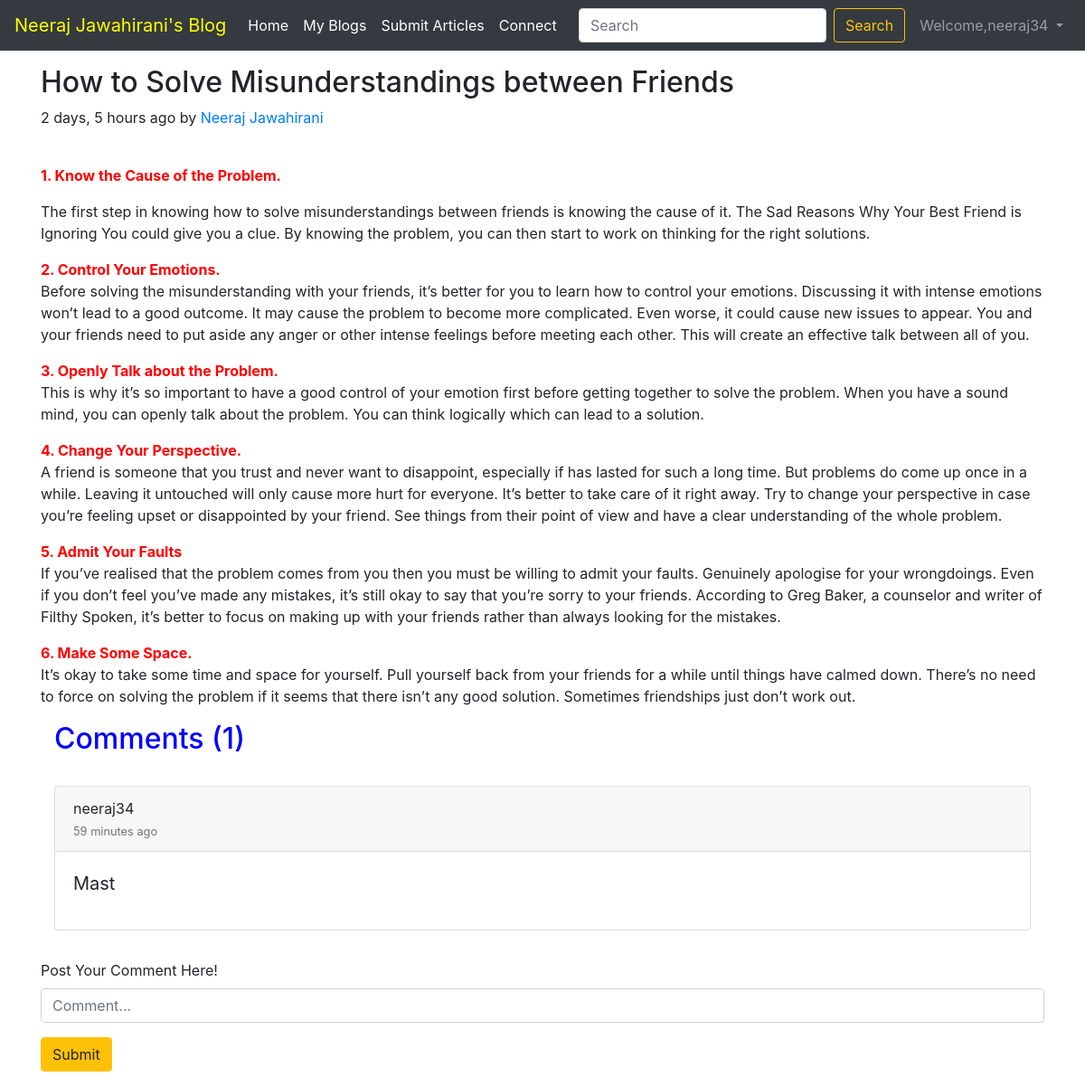
Page /blog/misunderstandings+between+friends (signed in) on the committed database.
### blog/models.py (models this page shows, shortened)
class Post(models.Model):
    sno = models.AutoField(primary_key=True)
    title = models.CharField(max_length=255)
    author = models.CharField(max_length=100)
    slug = models.CharField(max_length=100)
    content = models.TextField()
    timeStamp = models.DateTimeField(blank=True)

class BlogCommet(models.Model):
    sno = models.AutoField(primary_key=True)
    comment = models.TextField()
    user = models.ForeignKey(User,on_delete=models.CASCADE)
    post = models.ForeignKey(Post,on_delete=models.CASCADE)
    parent = models.ForeignKey('self', on_delete=models.CASCADE, null=True)
    timestamp = models.DateTimeField(default=now)

### blog/views.py (the view)
# urls.py: path('<str:slug>', views.blogPost, name='blogPost'),
def blogPost(request, slug):
    post = Post.objects.filter(slug=slug).first()
    comments = BlogCommet.objects.filter(post=post)
    context = {'post':post, 'comments': comments, 'user': request.user,}
    return render(request, 'blog/blogPost.html', context)

### templates/blog/blogPost.html (shortened to what this page needs)
{% extends 'base.html'%}
{% block body %}
{% load humanize %}
<div class="container my-3">
      <div class="blog-post">
        <h2 class="blog-post-title">{{post.title}}</h2>
        <p class="blog-post-meta">{{post.timeStamp | naturaltime}} by <a href="#">{{post.author}}</a></p>
</div>
  <p>{{post.content | safe}}</p>
<div class="container">
<h2 style="color:blue"> Comments ({{comments.count}})</h2>
<br>
{% for comment in comments  %}
  <div class="card">
  <div class="card-header">
    {{comment.user.username}}
     <small id="emailHelp" class="form-text text-muted">{{comment.timestamp | naturaltime}}</small>
  </div>
  <div class="card-body">
    <blockquote class="blockquote mb-0">
      <p>{{comment.comment}}</p>
    </blockquote>
  </div>
</div>
  <br>
{% endfor %}
</div>
<div class="my-2">
{% if user.is_authenticated %}
<form action="/blog/postComment" method="post">
  <div class="form-group">
    <label for="comment">Post Your Comment Here!</label>
    <input type="text" class="form-control "name="comment" placeholder="Comment...">
  </div>
  <button type="submit" class="btn btn-warning">Submit</button>
</form>
{% else %}
<h4>Please Login to Post Comment:-)</h4>
{% endif %}
</div>
{% endblock body %}

### templates/base.html (shortened to what this page needs)
<!doctype html>
<html lang="en">
  <head>
    <link rel="stylesheet" href="https://stackpath.bootstrapcdn.com/bootstrap/4.5.2/css/bootstrap.min.css">
  </head>
  <body>
    <nav class="navbar navbar-expand-lg navbar-dark bg-dark">
  <a class="navbar-brand"  href="/" style="color:Yellow">Neeraj Jawahirani's Blog</a>
  <div class="collapse navbar-collapse" id="navbarSupportedContent">
    <ul class="navbar-nav mr-auto">
      <li class="nav-item active">
        <a class="nav-link" href="/">Home <span class="sr-only">(current)</span></a>
      </li>
      <li class="nav-item active">
        <a class="nav-link" href="/blog">My Blogs<span class="sr-only">(current)</span></a>
      </li>
      <li class="nav-item active">
        <a class="nav-link" href="/article">Submit Articles <span class="sr-only">(current)</span></a>
      </li>
      <li class="nav-item active">
        <a class="nav-link" href="/contact">Connect <span class="sr-only">(current)</span></a>
      </li>
    </ul>
    <form method="get" action="/search" class="form-inline my-2 my-lg-0 ml-auto">
      <input class="form-control mr-sm-2"  type="search" placeholder="Search" aria-label="Search" name="query" id="query">
      <button class="btn btn-outline-warning my-2 my-sm-0 ml-auto" type="submit">Search</button>
    </form>
    {% if user.is_authenticated %}
    <ul class="navbar-nav ml-auto">
    <li class="nav-item dropdown">
        <a class="nav-link dropdown-toggle" href="#" id="navbarDropdown" role="button" data-toggle="dropdown" aria-haspopup="true" aria-expanded="false">
              Welcome,{{request.user}}
        </a>
      </li>
    </ul>
 {% endif %}
  </div>
</nav>
{% block body %}
{%endblock body %}
  </body>
</html>

### rows in the picture
Post: title "How to Solve Misunderstandings between Friends", timeStamp "2 days, 5 hours ago", author "Neeraj Jawahirani", content "1. Know the Cause of the Problem. The first step in knowing how to solve misunderstandings between friends is knowing the cause of it. The Sad Reasons Why Your Best Friend is Ignoring You could give you a clue. By knowing the problem, you can then start to work on thinking for the right solutions. 2. Control Your Emotions. Before solving the misunderstanding with your friends, it’s better for you to learn how to control your emotions. Discussing it with intense emotions won’t lead to a good outcome. It may cause the problem to become more complicated. Even worse, it could cause new issues to appear. You and your friends need to put aside any anger or other intense feelings before meeting…"
BlogCommet: user.username "neeraj34", timestamp "59 minutes ago", comment "Mast"

### other values in the picture
{{ request.user }} "neeraj34"
{{ comments.count }} "1"
